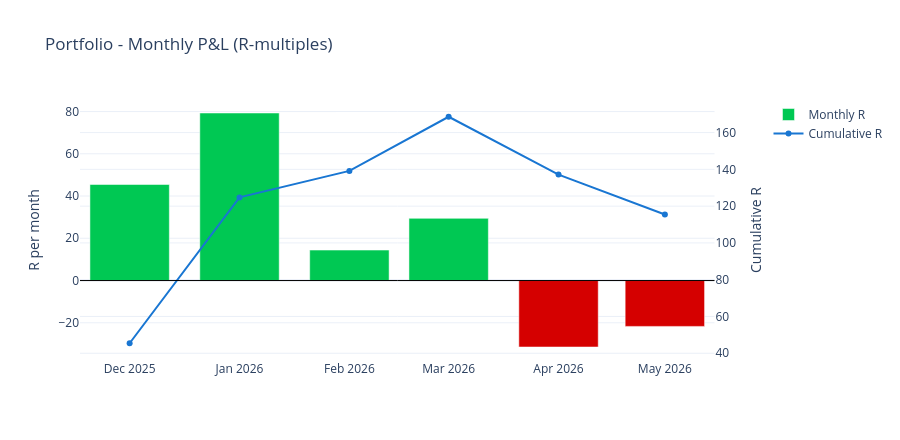

The code cell stored with this chart in its notebook:
### Code cell
from visualize import plot_monthly_pnl
fig = plot_monthly_pnl(ens_trades, title="Portfolio - Monthly P&L (R-multiples)")
save_html(fig, OUT / "04_monthly_pnl.html"); fig.show()

### Figure 1 — Plotly figure (JSON) as saved in the notebook; plotly's stock layout.template omitted (floating-point values rounded to 4 significant figures)
{"data": [{"marker": {"color": ["#00c853", "#00c853", "#00c853", "#00c853", "#d50000", "#d50000"]}, "name": "Monthly R", "type": "bar", "x": ["2025-12", "2026-01", "2026-02", "2026-03", "2026-04", "2026-05"], "xaxis": "x", "y": [45.45, 79.3, 14.42, 29.43, -31.46, -21.71], "yaxis": "y"}, {"line": {"color": "#1976d2", "width": 2}, "mode": "lines+markers", "name": "Cumulative R", "type": "scatter", "x": ["2025-12", "2026-01", "2026-02", "2026-03", "2026-04", "2026-05"], "xaxis": "x", "y": [45.45, 124.7, 139.2, 168.6, 137.1, 115.4], "yaxis": "y2"}], "layout": {"height": 440, "shapes": [{"line": {"color": "black", "width": 1}, "type": "line", "x0": 0, "x1": 1, "xref": "x domain", "y0": 0, "y1": 0, "yref": "y"}], "title": {"text": "Portfolio - Monthly P&L (R-multiples)"}, "xaxis": {"anchor": "y", "domain": [0, 0.94]}, "yaxis": {"anchor": "x", "domain": [0, 1], "title": {"text": "R per month"}}, "yaxis2": {"anchor": "x", "overlaying": "y", "side": "right", "title": {"text": "Cumulative R"}}}}
